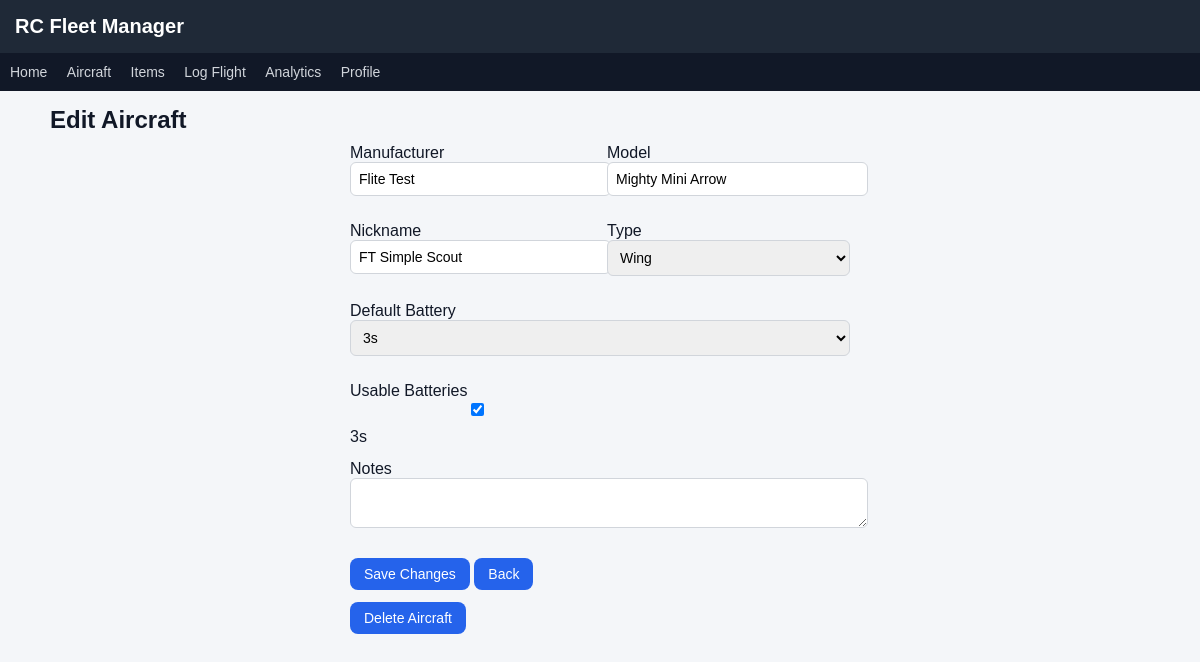
The app's page /edit_aircraft/2 with its own data.
### tables this page shows
CREATE TABLE aircraft (
        id INTEGER PRIMARY KEY,
        manufacturer TEXT,
        model TEXT,
        name TEXT NOT NULL,
        type TEXT,
        default_battery_id INTEGER,
        notes TEXT
    );

CREATE TABLE batteries (
        id INTEGER PRIMARY KEY,
        name TEXT NOT NULL,
        capacity INTEGER,
        cells INTEGER,
        cycles INTEGER DEFAULT 0,
        last_used_date TEXT
    );

### app.py (the view, shortened to what this page needs)
@app.route("/edit_aircraft/<int:aircraft_id>", methods=["GET", "POST"])
def edit_aircraft(aircraft_id):
    db = get_db()
    batteries = db.execute(
        "SELECT * FROM batteries ORDER BY name"
    ).fetchall()
    aircraft = db.execute(
        "SELECT * FROM aircraft WHERE id=?",
        (aircraft_id,)
    ).fetchone()
    assigned = db.execute("""
    SELECT battery_id
    FROM aircraft_batteries
    WHERE aircraft_id=?
    """, (aircraft_id,)).fetchall()
    assigned_ids = [a["battery_id"] for a in assigned]
    return render_template(
        "edit_aircraft.html",
        aircraft=aircraft,
        batteries=batteries,
        assigned_ids=assigned_ids
    )

### app.py (called while the page is built)
@app.before_request
def initialize_app():
    global sync_done
    if not sync_done:
        sync_battery_items()
        sync_done = True

### database.py (called while the page is built)
def get_db():
    conn = sqlite3.connect("rc_fleet.db")
    conn.row_factory = sqlite3.Row
    return conn

### templates/edit_aircraft.html (shortened to what this page needs)
{% extends "base.html" %}
{% block content %}
<h2>Edit Aircraft</h2>
<div class="form-container">
<form method="POST">
<div class="form-grid">
<div>
<label>Manufacturer</label>
<input type="text" name="manufacturer" value="{{ aircraft.manufacturer }}">
</div>
<div>
<label>Model</label>
<input type="text" name="model" value="{{ aircraft.model }}">
</div>
<div>
<label>Nickname</label>
<input type="text" name="name" value="{{ aircraft.name }}" required>
</div>
<div>
<label>Type</label>
<select name="type">
<option value="Wing" {% if aircraft.type=="Wing" %}selected{% endif %}>Wing</option>
</select>
</div>
<div class="form-grid-full">
<label>Default Battery</label>
{% if batteries %}
<select name="default_battery" id="default_battery">
{% for b in batteries %}
<option value="{{ b.id }}"
{% if aircraft.default_battery_id == b.id %}selected{% endif %}
>
{{ b.name }}
</option>
{% endfor %}
</select>
{% else %}
<p class="note">No batteries found. Add batteries before selecting a default battery.</p>
{% endif %}
</div>
<div class="form-grid-full">
<label>Usable Batteries</label>
{% if batteries %}
<div class="battery-list">
{% for b in batteries %}
<label>
<input type="checkbox"
name="usable_batteries[]"
value="{{ b.id }}"
{% if b.id in assigned_ids %}checked{% endif %}
>
{{ b.name }}
</label>
{% endfor %}
</div>
{% else %}
<p class="note">No batteries available to assign. Create battery records first.</p>
{% endif %}
</div>
<div class="form-grid-full">
<label>Notes</label>
<textarea name="notes">{{ aircraft.notes }}</textarea>
</div>
<div class="form-grid-full form-actions">
<button class="btn" type="submit">Save Changes</button>
<a class="btn secondary" href="/aircraft">Back</a>
</div>
</div>
</form>
<form method="POST" action="/delete_aircraft/{{ aircraft.id }}" onsubmit="return confirm('Delete this aircraft and all associated flights?');">
    <button class="btn danger" type="submit">Delete Aircraft</button>
</form>
</div>
{% endblock %}

### static/style.css (style rules this page uses)
body { font-family: Arial, sans-serif; margin: 0; background: #f4f6f9; color: #111827; }
.container h1, .container h2 { margin-top: 0; }
h2 { margin-bottom: 10px; margin-top: 20px; }
.btn { display: inline-block; padding: 8px 14px; background: #2563eb; color: white; border-radius: 8px; text-decoration: none; font-size: 14px; border: none; cursor: pointer; margin-bottom: 12px; }
input, select, textarea { width: 100%; padding: 8px; margin-bottom: 12px; border-radius: 6px; border: 1px solid #d1d5db; font-size: 14px; }
.form-container { max-width: 500px; margin: 0 auto; }
.form-grid { display: grid; grid-template-columns: 1fr 1fr; gap: 14px; }
.form-grid-full { grid-column: 1 / -1; }
.battery-list { display: grid; grid-template-columns: 1fr 1fr; gap: 6px; }

### records on screen
aircraft: manufacturer "Flite Test", model "Mighty Mini Arrow", name "FT Simple Scout", type "Wing", default_battery "3s"
batteries: id "☑", name "3s"
